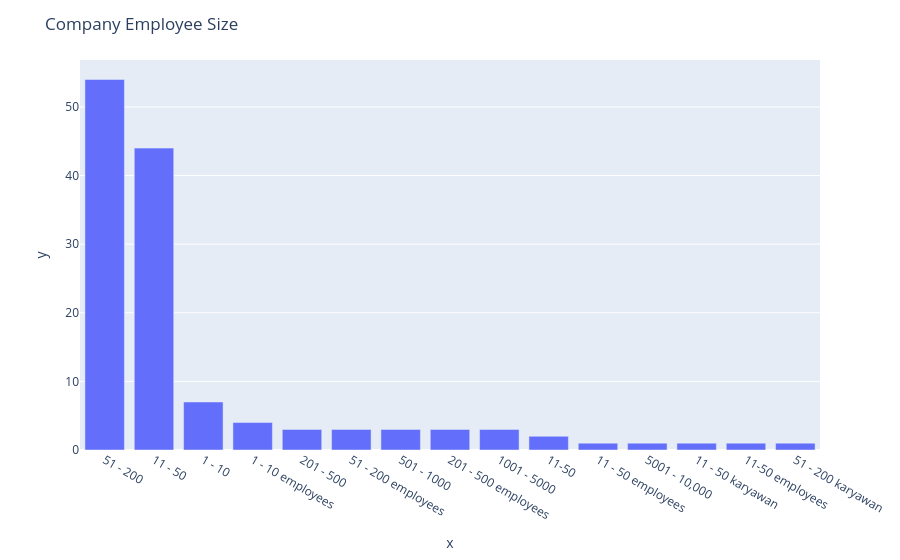

Notebook cell for this chart:
### Code cell
distribution_chart.distribution_chart(
    data=company_employee_size,
    chart_type="bar",
    title_text="Company Employee Size",
    orientation="v",
    reverse=True,
)

### Figure 1 — Plotly figure (JSON) as saved in the notebook; plotly's stock layout.template omitted (floating-point values rounded to 4 significant figures)
{"data": [{"hovertemplate": "x=%{x}<br>y=%{y}<extra></extra>", "legendgroup": "", "marker": {"color": "#636efa", "pattern": {"shape": ""}}, "name": "", "orientation": "v", "showlegend": false, "textposition": "auto", "type": "bar", "x": ["51 - 200", "11 - 50", "1 - 10", "1 - 10 employees", "201 - 500", "51 - 200 employees", "501 - 1000", "201 - 500 employees", "1001 - 5000", "11-50", "11 - 50 employees", "5001 - 10,000", "11 - 50 karyawan", "11-50 employees", "51 - 200 karyawan"], "xaxis": "x", "y": [54, 44, 7, 4, 3, 3, 3, 3, 3, 2, 1, 1, 1, 1, 1], "yaxis": "y"}], "layout": {"barmode": "relative", "legend": {"tracegroupgap": 0}, "margin": {"t": 60}, "title": {"text": "Company Employee Size"}, "xaxis": {"anchor": "y", "domain": [0, 1], "title": {"text": "x"}}, "yaxis": {"anchor": "x", "domain": [0, 1], "title": {"text": "y"}}}}
